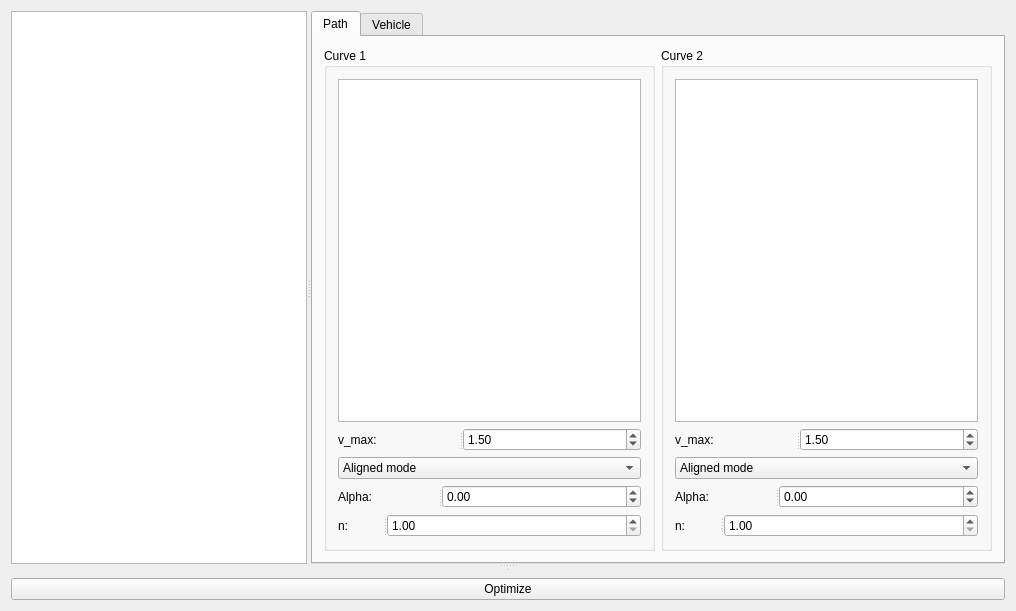
<?xml version="1.0" encoding="UTF-8"?>
<ui version="4.0">
 <class>MainWindow</class>
 <widget class="QMainWindow" name="MainWindow">
  <property name="geometry">
   <rect>
    <x>0</x>
    <y>0</y>
    <width>1016</width>
    <height>611</height>
   </rect>
  </property>
  <property name="windowTitle">
   <string>MainWindow</string>
  </property>
  <widget class="QWidget" name="centralWidget">
   <layout class="QGridLayout" name="gridLayout">
    <item row="0" column="0">
     <widget class="QSplitter" name="splitter_10">
      <property name="orientation">
       <enum>Qt::Vertical</enum>
      </property>
      <widget class="QSplitter" name="splitter">
       <property name="orientation">
        <enum>Qt::Horizontal</enum>
       </property>
       <widget class="QGraphicsView" name="graphicsView"/>
       <widget class="QTabWidget" name="tabWidget">
        <property name="currentIndex">
         <number>0</number>
        </property>
        <widget class="QWidget" name="tab">
         <attribute name="title">
          <string>Path</string>
         </attribute>
         <layout class="QHBoxLayout" name="horizontalLayout">
          <item>
           <widget class="QGroupBox" name="groupBox">
            <property name="title">
             <string>Curve 1</string>
            </property>
            <layout class="QVBoxLayout" name="verticalLayout">
             <item>
              <widget class="QTextBrowser" name="bezier1"/>
             </item>
             <item>
              <widget class="QSplitter" name="splitter_5">
               <property name="orientation">
                <enum>Qt::Horizontal</enum>
               </property>
               <widget class="QLabel" name="label_4">
                <property name="text">
                 <string>v_max:</string>
                </property>
               </widget>
               <widget class="QDoubleSpinBox" name="vmax1">
                <property name="singleStep">
                 <double>0.100000000000000</double>
                </property>
                <property name="value">
                 <double>1.500000000000000</double>
                </property>
               </widget>
              </widget>
             </item>
             <item>
              <widget class="QComboBox" name="mm1">
               <item>
                <property name="text">
                 <string>Aligned mode</string>
                </property>
               </item>
               <item>
                <property name="text">
                 <string>Crab mode</string>
                </property>
               </item>
               <item>
                <property name="text">
                 <string>Exponential mode #1</string>
                </property>
               </item>
               <item>
                <property name="text">
                 <string>Exponential mode #2</string>
                </property>
               </item>
              </widget>
             </item>
             <item>
              <widget class="QSplitter" name="splitter_3">
               <property name="orientation">
                <enum>Qt::Horizontal</enum>
               </property>
               <widget class="QLabel" name="label_2">
                <property name="text">
                 <string>Alpha:</string>
                </property>
               </widget>
               <widget class="QDoubleSpinBox" name="alpha1">
                <property name="minimum">
                 <double>-180.000000000000000</double>
                </property>
                <property name="maximum">
                 <double>180.000000000000000</double>
                </property>
                <property name="singleStep">
                 <double>0.100000000000000</double>
                </property>
               </widget>
              </widget>
             </item>
             <item>
              <widget class="QSplitter" name="splitter_4">
               <property name="orientation">
                <enum>Qt::Horizontal</enum>
               </property>
               <widget class="QLabel" name="label_3">
                <property name="text">
                 <string>n:</string>
                </property>
               </widget>
               <widget class="QDoubleSpinBox" name="n1">
                <property name="minimum">
                 <double>1.000000000000000</double>
                </property>
                <property name="singleStep">
                 <double>0.100000000000000</double>
                </property>
               </widget>
              </widget>
             </item>
            </layout>
           </widget>
          </item>
          <item>
           <widget class="QGroupBox" name="groupBox_2">
            <property name="title">
             <string>Curve 2</string>
            </property>
            <layout class="QVBoxLayout" name="verticalLayout_2">
             <item>
              <widget class="QTextBrowser" name="bezier2"/>
             </item>
             <item>
              <widget class="QSplitter" name="splitter_6">
               <property name="orientation">
                <enum>Qt::Horizontal</enum>
               </property>
               <widget class="QLabel" name="label_5">
                <property name="text">
                 <string>v_max:</string>
                </property>
               </widget>
               <widget class="QDoubleSpinBox" name="vmax2">
                <property name="singleStep">
                 <double>0.100000000000000</double>
                </property>
                <property name="value">
                 <double>1.500000000000000</double>
                </property>
               </widget>
              </widget>
             </item>
             <item>
              <widget class="QComboBox" name="mm2">
               <item>
                <property name="text">
                 <string>Aligned mode</string>
                </property>
               </item>
               <item>
                <property name="text">
                 <string>Crab mode</string>
                </property>
               </item>
               <item>
                <property name="text">
                 <string>Exponential mode #1</string>
                </property>
               </item>
               <item>
                <property name="text">
                 <string>Exponential mode #2</string>
                </property>
               </item>
              </widget>
             </item>
             <item>
              <widget class="QSplitter" name="splitter_7">
               <property name="orientation">
                <enum>Qt::Horizontal</enum>
               </property>
               <widget class="QLabel" name="label_6">
                <property name="text">
                 <string>Alpha:</string>
                </property>
               </widget>
               <widget class="QDoubleSpinBox" name="alpha2">
                <property name="minimum">
                 <double>-180.000000000000000</double>
                </property>
                <property name="maximum">
                 <double>180.000000000000000</double>
                </property>
                <property name="singleStep">
                 <double>0.100000000000000</double>
                </property>
               </widget>
              </widget>
             </item>
             <item>
              <widget class="QSplitter" name="splitter_8">
               <property name="orientation">
                <enum>Qt::Horizontal</enum>
               </property>
               <widget class="QLabel" name="label_7">
                <property name="text">
                 <string>n:</string>
                </property>
               </widget>
               <widget class="QDoubleSpinBox" name="n2">
                <property name="minimum">
                 <double>1.000000000000000</double>
                </property>
                <property name="singleStep">
                 <double>0.100000000000000</double>
                </property>
               </widget>
              </widget>
             </item>
            </layout>
           </widget>
          </item>
         </layout>
        </widget>
        <widget class="QWidget" name="tab_2">
         <attribute name="title">
          <string>Vehicle</string>
         </attribute>
         <layout class="QGridLayout" name="gridLayout_2">
          <item row="0" column="0">
           <widget class="QSplitter" name="splitter_2">
            <property name="orientation">
             <enum>Qt::Horizontal</enum>
            </property>
            <widget class="QLabel" name="label">
             <property name="text">
              <string>Number of wheels:</string>
             </property>
            </widget>
            <widget class="QSpinBox" name="wheel_num">
             <property name="minimum">
              <number>1</number>
             </property>
             <property name="maximum">
              <number>6</number>
             </property>
             <property name="value">
              <number>2</number>
             </property>
            </widget>
           </widget>
          </item>
          <item row="1" column="0">
           <widget class="QTreeWidget" name="vehicle">
            <property name="columnCount">
             <number>3</number>
            </property>
            <column>
             <property name="text">
              <string notr="true">1</string>
             </property>
            </column>
            <column>
             <property name="text">
              <string notr="true">2</string>
             </property>
            </column>
            <column>
             <property name="text">
              <string notr="true">3</string>
             </property>
            </column>
           </widget>
          </item>
         </layout>
        </widget>
       </widget>
      </widget>
      <widget class="QSplitter" name="splitter_9">
       <property name="orientation">
        <enum>Qt::Horizontal</enum>
       </property>
       <widget class="QCustomPlot" name="plot1" native="true"/>
       <widget class="QCustomPlot" name="plot2" native="true"/>
      </widget>
     </widget>
    </item>
    <item row="1" column="0">
     <widget class="QPushButton" name="optimize">
      <property name="text">
       <string>Optimize</string>
      </property>
     </widget>
    </item>
   </layout>
  </widget>
 </widget>
 <layoutdefault spacing="6" margin="11"/>
 <customwidgets>
  <customwidget>
   <class>QCustomPlot</class>
   <extends>QWidget</extends>
   <header>qcustomplot.h</header>
   <container>1</container>
  </customwidget>
 </customwidgets>
 <resources/>
 <connections/>
</ui>
